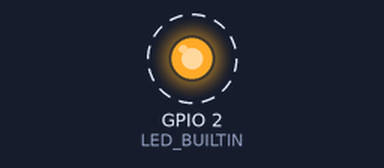
Simulated run of this sketch. Board: ESP32. Parts: output pins drawn as LEDs (lit = HIGH). Dashed ring = blinking. What the sketch prints to the serial monitor is not drawn.

Above: at 1.5 s.
Timing chart, 0 to 5.6 s (numbered marks = the images above):
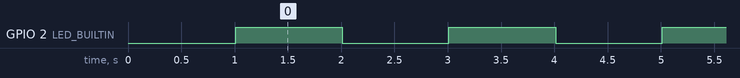

Measured:
- by itself, GPIO 2 (LED_BUILTIN): alternates HIGH for 1.0 s and LOW for 1.0 s

The sketch:

esp32_blink_test.ino
```cpp
/**
 * @file esp32_blink_test.ino
 * @brief Simple LED Blink Test for ESP32 DevKit V1.
 *
 * Target Board: ESP32 DevKit V1 (30-pin or 36-pin)
 * On-Board LED Pin: GPIO 2 (Standard Blue LED)
 */

#ifndef LED_BUILTIN
#define LED_BUILTIN 2
#endif

void setup() {
    Serial.begin(115200);
    delay(1000);
    Serial.println("\n==============================================");
    Serial.println("         ESP32 Simple Blink Test Start        ");
    Serial.println("==============================================");
    Serial.printf("Target pin: GPIO %d (Built-in LED)\n", LED_BUILTIN);

    pinMode(LED_BUILTIN, OUTPUT);
}

void loop() {
    Serial.println("LED ON");
    digitalWrite(LED_BUILTIN, HIGH);
    delay(1000);

    Serial.println("LED OFF");
    digitalWrite(LED_BUILTIN, LOW);
    delay(1000);
}
```
